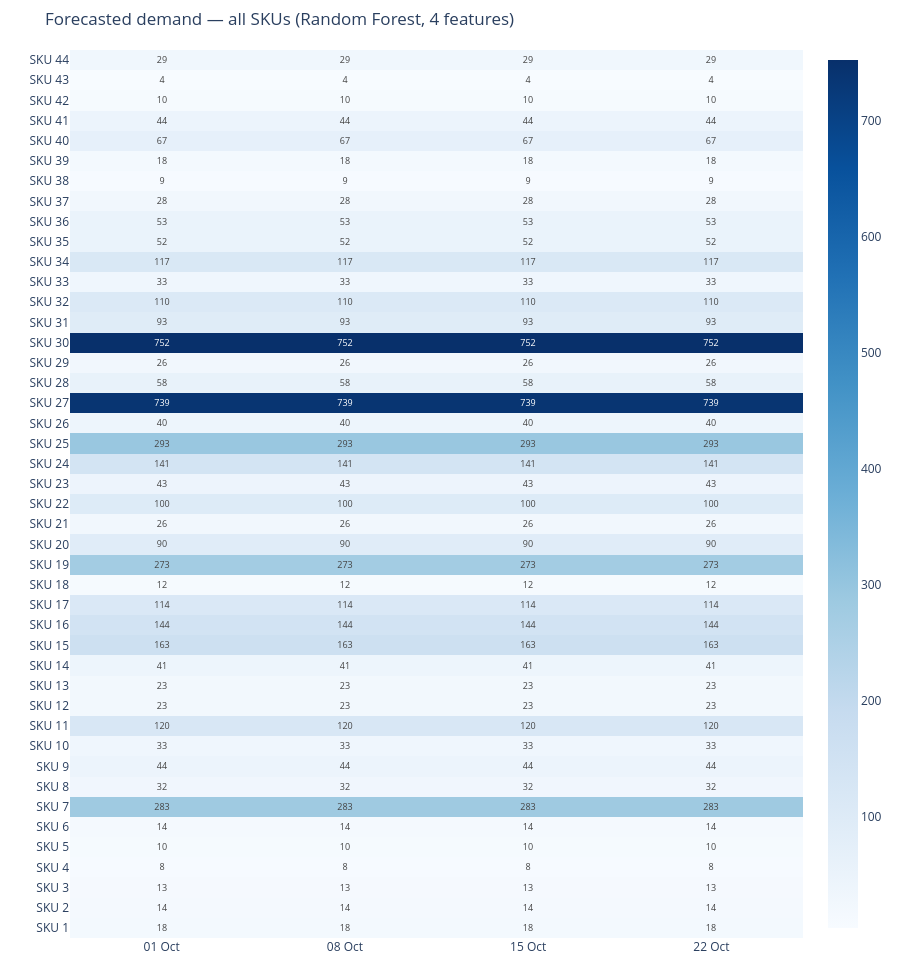

The code cell stored with this chart in its notebook:
### Markdown cell above
## All-SKU forecast heatmap

A quick portfolio-level view of predicted demand across all 44 SKUs for the next 4 weeks.

**Model choice:** Based on the cross-SKU comparison above, we use **Random Forest** for the heatmap. In addition to having the highest (or near-highest) win rate across SKUs, RF offers:
- Non-linear flexibility (captures price thresholds that LR misses)
- No preprocessing required (unlike MLP which needs StandardScaler)
- Robustness (averages across many trees, smoothing out noise)

The per-SKU interactive analysis above still shows all four models for honest comparison.

### Code cell
# Forecast the next 4 weeks for every SKU using Random Forest (4 features, per-SKU)
n_periods = 4
all_preds = {}

for sku_id in sorted(proc['sku'].unique()):
    X_hm, y_hm, _, fcols_hm = build_demand_features(proc, sku_id)
    if len(X_hm) < 20:
        continue
    model = RandomForestRegressor(**TUNED_RF, random_state=42, n_jobs=-1)
    model.fit(X_hm, y_hm)
    last_row = X_hm[-1].copy().reshape(1, -1)
    preds = []
    for step in range(1, n_periods + 1):
        row = last_row.copy()
        row[0, fcols_hm.index('trend')] = X_hm[-1, fcols_hm.index('trend')] + step / len(X_hm)
        preds.append(max(model.predict(row)[0], 0))
    all_preds[sku_id] = preds

sku_labels = [f'SKU {s}' for s in all_preds.keys()]
z = np.array(list(all_preds.values()))
last_date = pd.Timestamp(proc['week'].max())
week_labels = [(last_date + pd.Timedelta(weeks=i)).strftime('%d %b') for i in range(1, n_periods + 1)]

fig = go.Figure(data=go.Heatmap(
    z=z, x=week_labels, y=sku_labels, colorscale='Blues',
    text=np.round(z, 0), texttemplate='%{text:.0f}', textfont=dict(size=9),
    hovertemplate='SKU: %{y}<br>Week: %{x}<br>Demand: %{z:.0f}<extra></extra>',
))
fig.update_layout(title='Forecasted demand — all SKUs (Random Forest, 4 features)',
                  height=max(500, len(sku_labels) * 22),
                  margin=dict(l=70, r=20, t=50, b=30), yaxis=dict(dtick=1))
fig.show()
print(f'Forecasted {len(all_preds)} SKUs × {n_periods} weeks')

### Figure 1 — Plotly figure (JSON) as saved in the notebook; plotly's stock layout.template omitted (floating-point values rounded to 4 significant figures; data arrays with more than 128 entries replaced by an {"elided": "..."} marker saying what was removed)
{"data": [{"colorscale": [[0, "rgb(247,251,255)"], [0.125, "rgb(222,235,247)"], [0.25, "rgb(198,219,239)"], [0.375, "rgb(158,202,225)"], [0.5, "rgb(107,174,214)"], [0.625, "rgb(66,146,198)"], [0.75, "rgb(33,113,181)"], [0.875, "rgb(8,81,156)"], [1, "rgb(8,48,107)"]], "hovertemplate": "SKU: %{y}<br>Week: %{x}<br>Demand: %{z:.0f}<extra></extra>", "text": {"elided": "44x4 int values"}, "textfont": {"size": 9}, "texttemplate": "%{text:.0f}", "type": "heatmap", "x": ["01 Oct", "08 Oct", "15 Oct", "22 Oct"], "y": ["SKU 1", "SKU 2", "SKU 3", "SKU 4", "SKU 5", "SKU 6", "SKU 7", "SKU 8", "SKU 9", "SKU 10", "SKU 11", "SKU 12", "SKU 13", "SKU 14", "SKU 15", "SKU 16", "SKU 17", "SKU 18", "SKU 19", "SKU 20", "SKU 21", "SKU 22", "SKU 23", "SKU 24", "SKU 25", "SKU 26", "SKU 27", "SKU 28", "SKU 29", "SKU 30", "SKU 31", "SKU 32", "SKU 33", "SKU 34", "SKU 35", "SKU 36", "SKU 37", "SKU 38", "SKU 39", "SKU 40", "SKU 41", "SKU 42", "SKU 43", "SKU 44"], "z": {"elided": "44x4 float values"}}], "layout": {"height": 968, "margin": {"b": 30, "l": 70, "r": 20, "t": 50}, "title": {"text": "Forecasted demand — all SKUs (Random Forest, 4 features)"}, "yaxis": {"dtick": 1}}}
